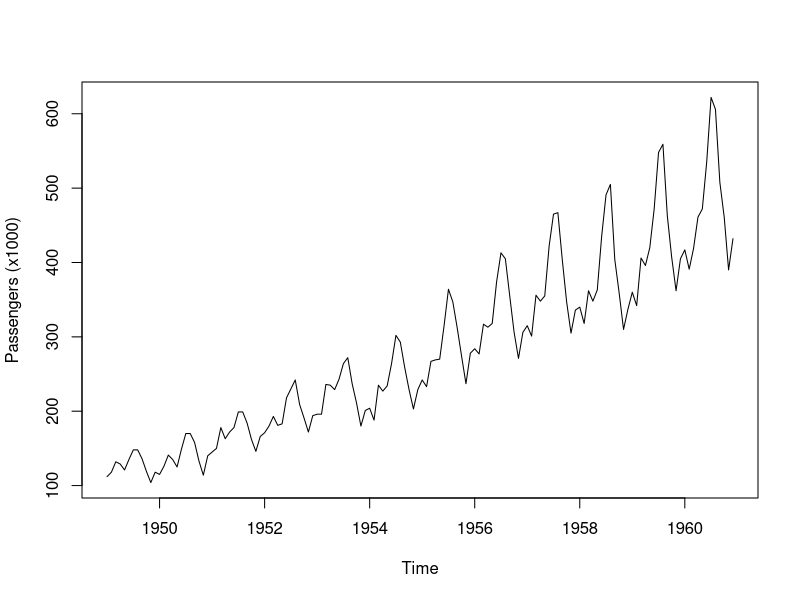
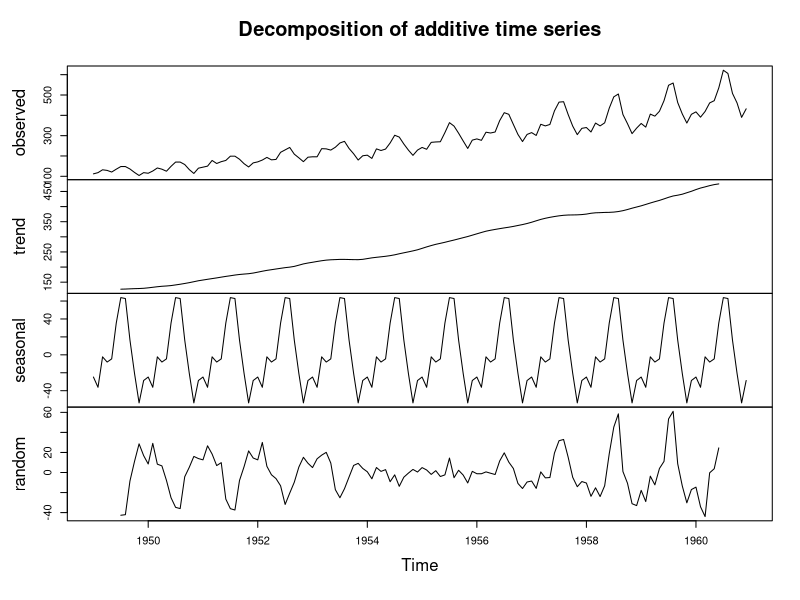
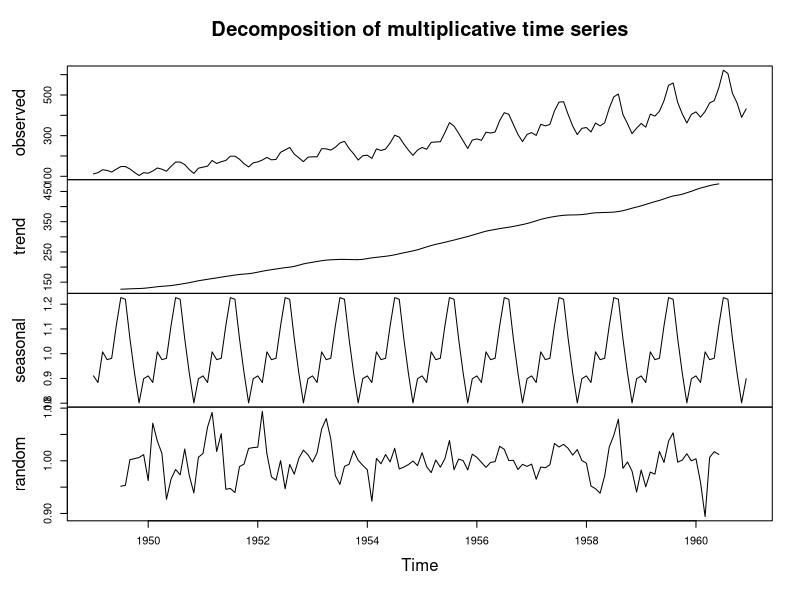
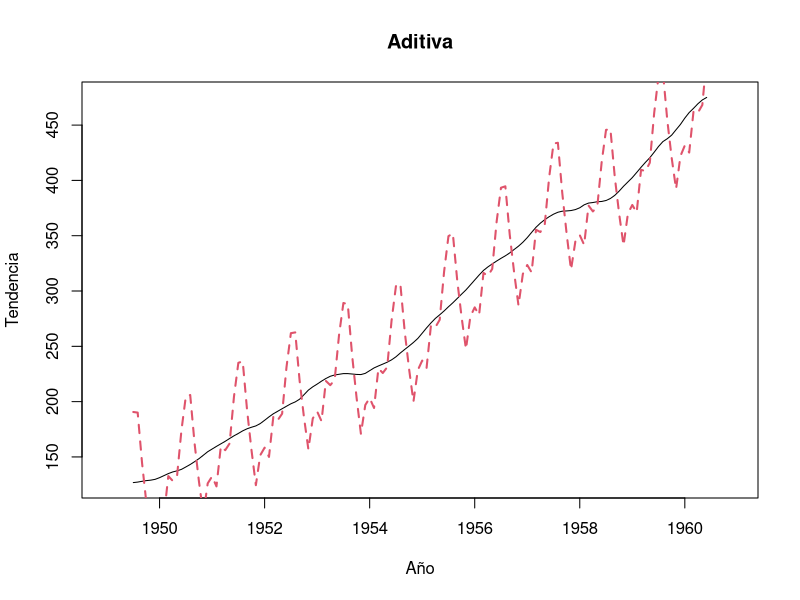
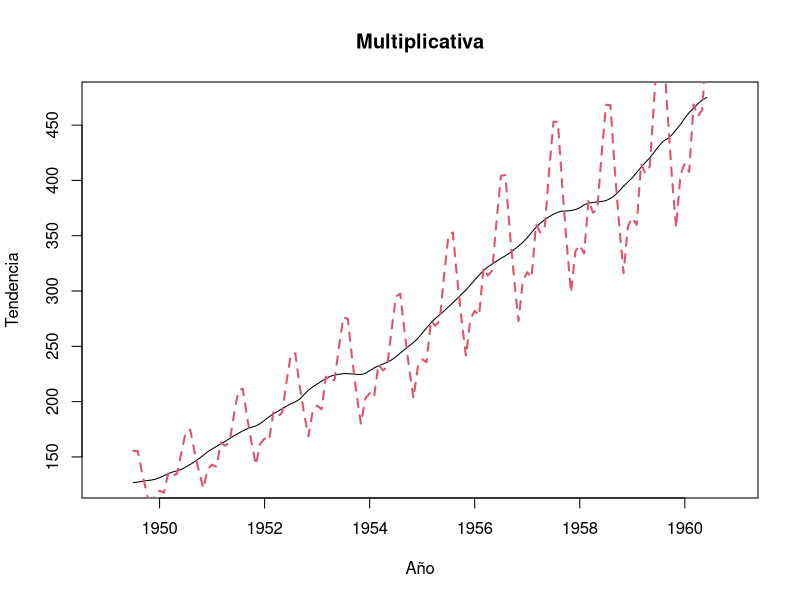

Reproduce these figures in R, in order.
#Comenzaremos con un ejemplo típico que viene en la libreria `forecast`, el cual contiene datos de 
# los pasajeros internacionales de una aerolínea (Pan Am), entre los años de 1946 - 1960. Los datos 
# se utilizaron para predecir la demanda futura y la posible adquisición de aeronaves.

#Iniciamos cargando la libreria y cargando los datos


library(forecast)
data(AirPassengers)
AP <- AirPassengers
AP

#Verificamos que los datos sean una serie de tiempo

class(AP)

#Ahora podemos conocer el inicio, fin y la frecuencia de los datos en la serie de tiempo y los estadísticos básicos

start(AP); end(AP); frequency(AP)
summary(AP)

#Graficando la serie de tiempo

plot(AP, ylab= "Passengers (x1000)") # 1.


# Realizamos la gráfica de la descomposición 

Adi <- decompose(AirPassengers, type = "additive")
Mul <- decompose(AirPassengers, type = "multiplicative")

plot(Adi) # 2.

plot(Mul)

plot(Adi$trend , main  = "Aditiva", ylab = "Tendencia", xlab = "Año") # 3. # 3.
lines(Adi$seasonal + Adi$trend, col = 2, lty = 2, lwd = 2 )

# Debemos elegir entre componente estacional aditiva o multiplicativa

plot(Mul$trend , main  = "Multiplicativa", ylab = "Tendencia", xlab = "Año") # 4.
lines(Mul$seasonal * Mul$trend, col = 2, lty = 2, lwd = 2 )
